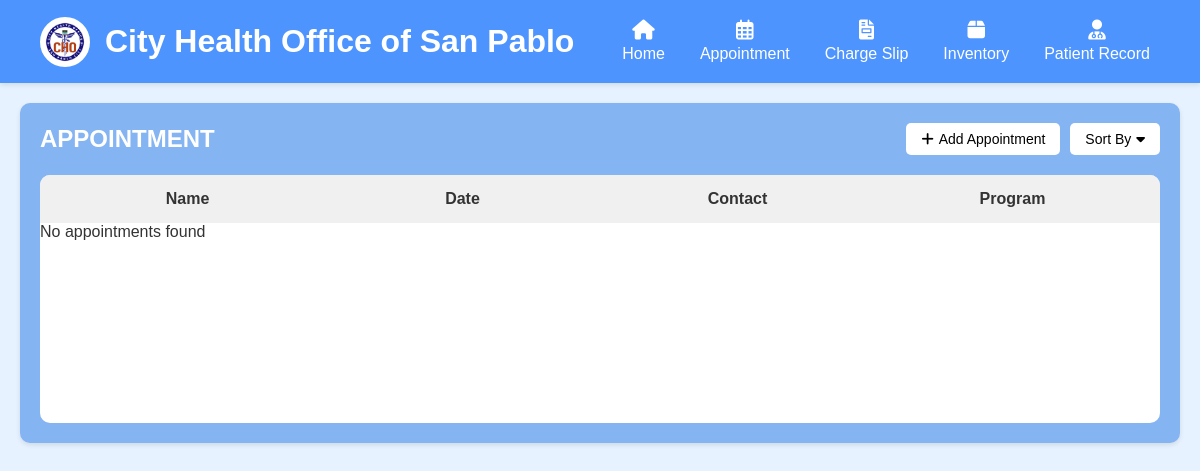
Page /appointment.php?sort=date_asc on the earlier database version.
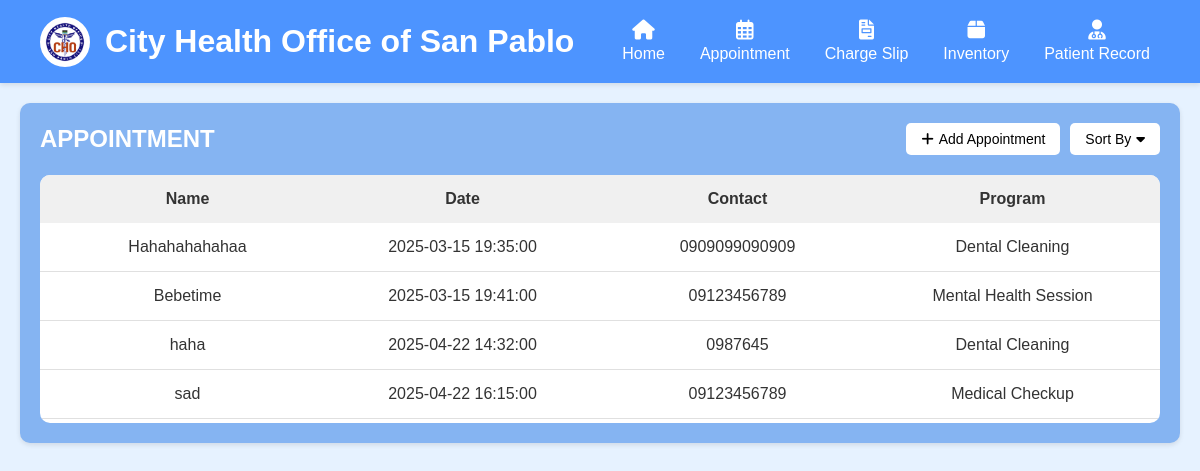
Same page on the later database version.
### tables this page shows
CREATE TABLE `appointments` (
  `id` int(11) NOT NULL,
  `program` varchar(255) NOT NULL,
  `name` varchar(255) NOT NULL,
  `address` text NOT NULL,
  `contact` varchar(100) NOT NULL,
  `appointment_date` datetime NOT NULL,
  `created_at` timestamp NOT NULL DEFAULT current_timestamp()
);

### db_conn.php (the view, shortened to what this page needs)
<?php
$servername = "localhost";
$username = "";
$password = "";
$dbname = "mhodb";
function connect_db() {
    global $servername, $username, $password, $dbname;
    $conn = new mysqli($servername, $username, $password, $dbname);
    return $conn;
}
function fetch_appointments() {
    $conn = connect_db();
    $sort = isset($_GET['sort']) ? $_GET['sort'] : 'date_desc';
    switch ($sort) {
        case 'date_asc':
            $order_by = "appointment_date ASC";
            break;
    }
    $sql = "SELECT id, program, name, address, contact, appointment_date FROM appointments ORDER BY $order_by";
    $result = $conn->query($sql);
    if ($result->num_rows > 0) {
        while($row = mysqli_fetch_assoc($result)) {
            echo '<div class="table-row">';
            echo '<div>' . htmlspecialchars($row["name"]) . '</div>';
            echo '<div>' . htmlspecialchars($row["appointment_date"]) . '</div>';
            echo '<div>' . htmlspecialchars($row["contact"]) . '</div>';
            echo '<div>' . htmlspecialchars($row["program"]) . '</div>';
            echo '</div>';
        }
    } else {
        echo '<div class="no-appointments">No appointments found</div>';
    }
}
?>

Differences in the rows shown:
added appointments: name "Hahahahahahaa", appointment_date "2025-03-15 19:35:00", contact "0909099090909", program "Dental Cleaning"
added appointments: name "Bebetime", appointment_date "2025-03-15 19:41:00", contact "09123456789", program "Mental Health Session"
added appointments: name "haha", appointment_date "2025-04-22 14:32:00", contact "0987645", program "Dental Cleaning"
added appointments: name "sad", appointment_date "2025-04-22 16:15:00", contact "09123456789", program "Medical Checkup"
Other differences:
text no longer shown: "No appointments found"
